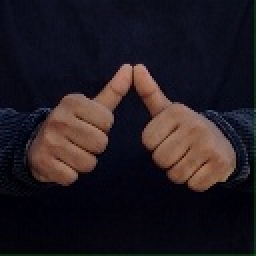
#> input picture Data/0/1105.jpg, 128 x 128 px, found by its file name (shown 2 times larger); its folder holds only this picture in this run
$ python data_visualisation.py
#> lines starting #> are read from the running program, lines starting #| are printed output that depends on the picture
import os
import numpy as np
import seaborn as sns
import matplotlib.pyplot as plt
import matplotlib.image as mpimg
from collections import Counter
from sklearn.metrics import confusion_matrix, classification_report, ConfusionMatrixDisplay
import pickle  # <-- NEW import to load model/data

sns.set_theme(style="whitegrid")  # A nice default style from seaborn


def plot_class_distribution(data_dir='./data/'):
    """
    Creates a bar chart showing how many images exist in each class folder.
    Uses Seaborn for a cleaner look.
    """
#> called with data_dir = './data/'
    class_counts = {}
    for class_name in os.listdir(data_dir):
        class_folder = os.path.join(data_dir, class_name)
        if os.path.isdir(class_folder):
            num_images = len(os.listdir(class_folder))
            class_counts[class_name] = num_images

    labels = list(class_counts.keys())
    counts = list(class_counts.values())

    plt.figure(figsize=(10, 6))
    sns.barplot(x=labels, y=counts, palette="rocket", edgecolor='black')
    plt.xlabel('Classes', fontsize=12)
    plt.ylabel('Number of Images', fontsize=12)
    plt.title('Class Distribution', fontsize=14, fontweight='bold')
    plt.xticks(rotation=45)
    plt.tight_layout()
    plt.show()
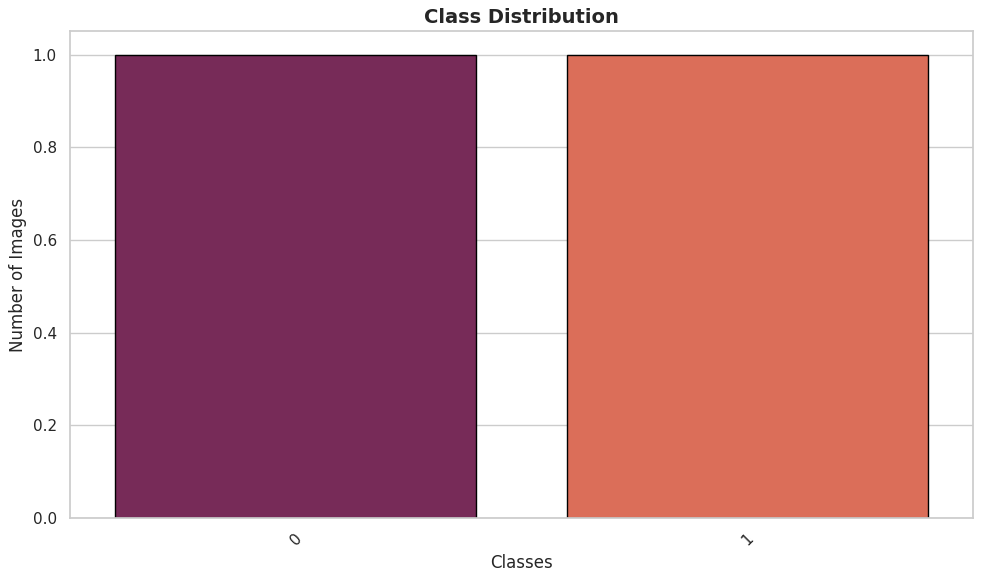
#> figure drawn by matplotlib, 1 panel


def show_sample_images(data_dir='./data/', num_samples=5):
    """
    Displays a few sample images (up to num_samples) from different classes.
    Uses a horizontal strip of images for a sophisticated look.
    """
#> called with data_dir = './data/', num_samples = 5
    sample_images = []
    for class_name in os.listdir(data_dir):
        class_folder = os.path.join(data_dir, class_name)
        if os.path.isdir(class_folder):
            folder_images = os.listdir(class_folder)
            if folder_images:  # if not empty
                img_name = folder_images[0]
                img_path = os.path.join(class_folder, img_name)
                sample_images.append((img_path, class_name))

    plt.figure(figsize=(5 * num_samples, 5))
    for i, (img_path, label) in enumerate(sample_images[:num_samples]):
        img = mpimg.imread(img_path)
#> img is the input picture: shape (128, 128, 3); mean R, G, B 33.6, 26.6, 32.6
        plt.subplot(1, num_samples, i + 1)
        plt.imshow(img)
        plt.title(label, fontsize=12, fontweight='bold')
        plt.axis('off')
    plt.tight_layout()
    plt.show()
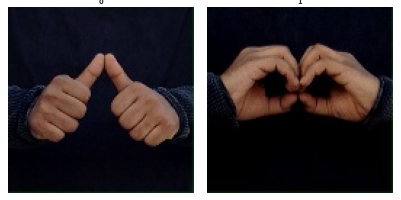
#> figure drawn by matplotlib, 2 panels


# [70 lines left out: functions plot_confusion_matrix, print_classification_report, show_training_curves, not called in this run]


if __name__ == "__main__":
    # 1) Plot class distribution
    plot_class_distribution(data_dir='./data/')

    # 2) Show sample images
    show_sample_images(data_dir='./data/', num_samples=5)

    # === NEW CODE: Evaluate RandomForest on the entire dataset ===
    # 3) Load entire dataset from data.pickle
#> (the run stopped early here; a loop or call above may not have finished)
